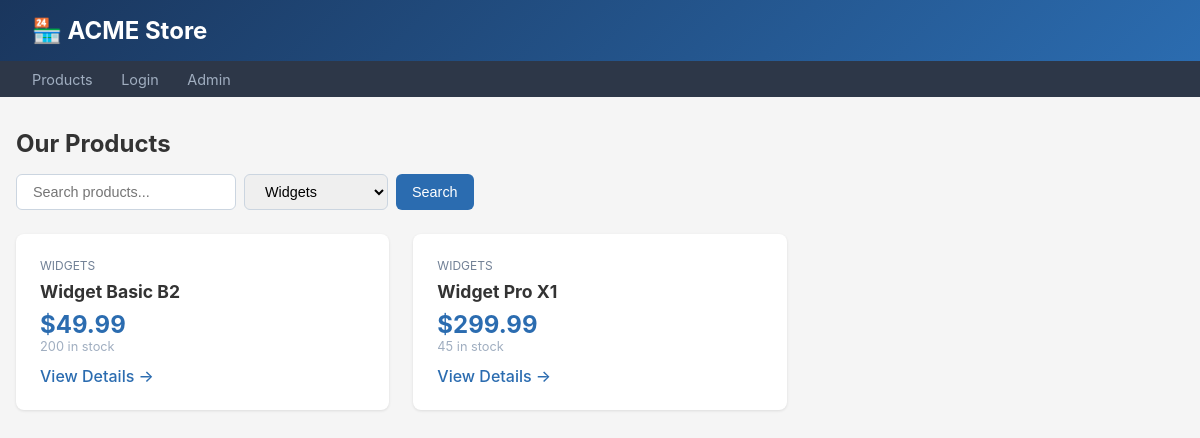
/index.php?category=Widgets, run on the app's committed database.
### tables this page shows
CREATE TABLE products (
    id INT AUTO_INCREMENT PRIMARY KEY,
    name VARCHAR(200) NOT NULL,
    description TEXT,
    price DECIMAL(10,2) NOT NULL,
    category VARCHAR(50),
    stock INT DEFAULT 0,
    image VARCHAR(200),
    created_at TIMESTAMP DEFAULT CURRENT_TIMESTAMP
);

### html/index.php (the view, shortened to what this page needs)
<?php
$host = getenv('MYSQL_HOST') ?: 'acme-mysql';
$user = getenv('MYSQL_USER') ?: 'acme_app';
$pass = getenv('MYSQL_PASSWORD') ?: 'AcmeDB#P@ss!2024';
$db   = getenv('MYSQL_DATABASE') ?: 'acme';
$conn = new mysqli($host, $user, $pass, $db);
$category = $_GET['category'] ?? '';
$search   = $_GET['search'] ?? '';
$sql = "SELECT * FROM products WHERE 1=1";
if ($category) {
    $sql .= " AND category = '$category'";
}
$sql .= " ORDER BY name";
$result = $conn->query($sql);
?>
<!DOCTYPE html>
<html lang="en">
<head>
</head>
<body>
    <header>
        <h1>🏪 ACME Store</h1>
    </header>
    <nav>
        <a href="index.php">Products</a>
        <a href="login.php">Login</a>
        <a href="admin.php">Admin</a>
    </nav>
    <div class="container">
        <h2 style="margin-bottom:1rem">Our Products</h2>
        <form class="search-bar" method="GET">
            <input type="text" name="search" placeholder="Search products..." value="<?= htmlspecialchars($search) ?>">
            <select name="category">
                <option value="Widgets" <?= $category==='Widgets'?'selected':'' ?>>Widgets</option>
            </select>
            <button type="submit">Search</button>
        </form>
        <div class="products">
            <?php if ($result && $result->num_rows > 0): ?>
                <?php while($row = $result->fetch_assoc()): ?>
                <div class="product-card">
                    <div class="category"><?= htmlspecialchars($row['category']) ?></div>
                    <h3><?= htmlspecialchars($row['name']) ?></h3>
                    <div class="price">$<?= number_format($row['price'], 2) ?></div>
                    <div class="stock"><?= $row['stock'] ?> in stock</div>
                    <a href="product.php?id=<?= $row['id'] ?>">View Details →</a>
                </div>
                <?php endwhile; ?>
            <?php else: ?>
                <p>No products found.</p>
            <?php endif; ?>
        </div>
    </div>
</body>
</html>

### html/index.php (style rules this page uses)
* { margin:0; padding:0; box-sizing:border-box; }
body { font-family: -apple-system, BlinkMacSystemFont, 'Segoe UI', sans-serif; background: #f5f5f5; color: #333; }
header { background: linear-gradient(135deg, #1a365d, #2b6cb0); color: white; padding: 1rem 2rem; }
header h1 { font-size: 1.5rem; }
nav { background: #2d3748; padding: 0.5rem 2rem; }
nav a { color: #a0aec0; text-decoration: none; margin-right: 1.5rem; font-size: 0.9rem; }
.container { max-width: 1200px; margin: 2rem auto; padding: 0 1rem; }
.search-bar { display: flex; gap: 0.5rem; margin-bottom: 1.5rem; }
.search-bar input, .search-bar select, .search-bar button { padding: 0.5rem 1rem; border: 1px solid #cbd5e0; border-radius: 6px; font-size: 0.9rem; }
.search-bar button { background: #2b6cb0; color: white; border: none; cursor: pointer; }
.products { display: grid; grid-template-columns: repeat(auto-fill, minmax(280px, 1fr)); gap: 1.5rem; }
.product-card { background: white; border-radius: 8px; padding: 1.5rem; box-shadow: 0 1px 3px rgba(0,0,0,0.1); }
.product-card h3 { font-size: 1.1rem; margin-bottom: 0.5rem; }
.product-card .category { font-size: 0.75rem; color: #718096; text-transform: uppercase; margin-bottom: 0.5rem; }
.product-card .price { font-size: 1.5rem; color: #2b6cb0; font-weight: bold; }
.product-card .stock { font-size: 0.8rem; color: #a0aec0; }
.product-card a { display: inline-block; margin-top: 0.75rem; color: #2b6cb0; text-decoration: none; font-weight: 500; }

### data on the page
products: category "WIDGETS", name "Widget Basic B2", price "49.99", stock "200"
products: category "WIDGETS", name "Widget Pro X1", price "299.99", stock "45"
